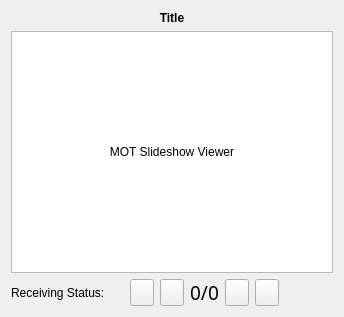
<?xml version="1.0" encoding="UTF-8"?>
<ui version="4.0">
 <class>SlideShowWidget</class>
 <widget class="QWidget" name="SlideShowWidget">
  <property name="geometry">
   <rect>
    <x>0</x>
    <y>0</y>
    <width>340</width>
    <height>314</height>
   </rect>
  </property>
  <property name="windowTitle">
   <string>Form</string>
  </property>
  <layout class="QVBoxLayout" name="verticalLayout">
   <item>
    <widget class="QLabel" name="LabelTitle">
     <property name="sizePolicy">
      <sizepolicy hsizetype="Minimum" vsizetype="Minimum">
       <horstretch>0</horstretch>
       <verstretch>0</verstretch>
      </sizepolicy>
     </property>
     <property name="lineWidth">
      <number>0</number>
     </property>
     <property name="text">
      <string>&lt;b&gt;Title&lt;/b&gt;</string>
     </property>
     <property name="textFormat">
      <enum>Qt::RichText</enum>
     </property>
     <property name="alignment">
      <set>Qt::AlignCenter</set>
     </property>
     <property name="wordWrap">
      <bool>true</bool>
     </property>
     <property name="openExternalLinks">
      <bool>true</bool>
     </property>
     <property name="textInteractionFlags">
      <set>Qt::LinksAccessibleByMouse</set>
     </property>
    </widget>
   </item>
   <item>
    <widget class="QFrame" name="frame">
     <property name="sizePolicy">
      <sizepolicy hsizetype="Expanding" vsizetype="Expanding">
       <horstretch>0</horstretch>
       <verstretch>0</verstretch>
      </sizepolicy>
     </property>
     <property name="frameShape">
      <enum>QFrame::StyledPanel</enum>
     </property>
     <property name="frameShadow">
      <enum>QFrame::Sunken</enum>
     </property>
     <layout class="QVBoxLayout" name="verticalLayout_2">
      <property name="spacing">
       <number>0</number>
      </property>
      <property name="leftMargin">
       <number>0</number>
      </property>
      <property name="topMargin">
       <number>0</number>
      </property>
      <property name="rightMargin">
       <number>0</number>
      </property>
      <property name="bottomMargin">
       <number>0</number>
      </property>
      <item>
       <widget class="QLabel" name="Image">
        <property name="sizePolicy">
         <sizepolicy hsizetype="Ignored" vsizetype="Ignored">
          <horstretch>0</horstretch>
          <verstretch>0</verstretch>
         </sizepolicy>
        </property>
        <property name="minimumSize">
         <size>
          <width>320</width>
          <height>240</height>
         </size>
        </property>
        <property name="baseSize">
         <size>
          <width>320</width>
          <height>240</height>
         </size>
        </property>
        <property name="autoFillBackground">
         <bool>false</bool>
        </property>
        <property name="styleSheet">
         <string notr="true">background: white</string>
        </property>
        <property name="frameShadow">
         <enum>QFrame::Plain</enum>
        </property>
        <property name="lineWidth">
         <number>0</number>
        </property>
        <property name="text">
         <string>MOT Slideshow Viewer</string>
        </property>
        <property name="textFormat">
         <enum>Qt::RichText</enum>
        </property>
        <property name="alignment">
         <set>Qt::AlignCenter</set>
        </property>
        <property name="textInteractionFlags">
         <set>Qt::NoTextInteraction</set>
        </property>
       </widget>
      </item>
     </layout>
    </widget>
   </item>
   <item>
    <layout class="QHBoxLayout" name="horizontalLayout">
     <item>
      <widget class="QLabel" name="TextLabel1">
       <property name="sizePolicy">
        <sizepolicy hsizetype="Minimum" vsizetype="Minimum">
         <horstretch>0</horstretch>
         <verstretch>0</verstretch>
        </sizepolicy>
       </property>
       <property name="text">
        <string>Receiving Status:</string>
       </property>
       <property name="wordWrap">
        <bool>false</bool>
       </property>
      </widget>
     </item>
     <item>
      <widget class="CMultColorLED" name="LEDStatus" native="true">
       <property name="minimumSize">
        <size>
         <width>13</width>
         <height>13</height>
        </size>
       </property>
       <property name="maximumSize">
        <size>
         <width>13</width>
         <height>13</height>
        </size>
       </property>
      </widget>
     </item>
     <item>
      <widget class="QToolButton" name="ButtonJumpBegin">
       <property name="sizePolicy">
        <sizepolicy hsizetype="Minimum" vsizetype="Minimum">
         <horstretch>0</horstretch>
         <verstretch>0</verstretch>
        </sizepolicy>
       </property>
       <property name="text">
        <string/>
       </property>
       <property name="icon">
        <iconset resource="res/icons.qrc">
         <normaloff>:/icons/JumpBegin.png</normaloff>:/icons/JumpBegin.png</iconset>
       </property>
       <property name="iconSize">
        <size>
         <width>16</width>
         <height>16</height>
        </size>
       </property>
      </widget>
     </item>
     <item>
      <widget class="QToolButton" name="ButtonStepBack">
       <property name="sizePolicy">
        <sizepolicy hsizetype="Minimum" vsizetype="Minimum">
         <horstretch>0</horstretch>
         <verstretch>0</verstretch>
        </sizepolicy>
       </property>
       <property name="text">
        <string/>
       </property>
       <property name="icon">
        <iconset resource="res/icons.qrc">
         <normaloff>:/icons/StepBack.png</normaloff>:/icons/StepBack.png</iconset>
       </property>
       <property name="iconSize">
        <size>
         <width>16</width>
         <height>16</height>
        </size>
       </property>
      </widget>
     </item>
     <item>
      <widget class="QLabel" name="LabelCurPicNum">
       <property name="sizePolicy">
        <sizepolicy hsizetype="Minimum" vsizetype="Minimum">
         <horstretch>0</horstretch>
         <verstretch>0</verstretch>
        </sizepolicy>
       </property>
       <property name="font">
        <font>
         <family>Arial Black</family>
         <pointsize>14</pointsize>
        </font>
       </property>
       <property name="frameShadow">
        <enum>QFrame::Sunken</enum>
       </property>
       <property name="text">
        <string>0/0</string>
       </property>
       <property name="alignment">
        <set>Qt::AlignCenter</set>
       </property>
       <property name="wordWrap">
        <bool>false</bool>
       </property>
      </widget>
     </item>
     <item>
      <widget class="QToolButton" name="ButtonStepForward">
       <property name="sizePolicy">
        <sizepolicy hsizetype="Minimum" vsizetype="Minimum">
         <horstretch>0</horstretch>
         <verstretch>0</verstretch>
        </sizepolicy>
       </property>
       <property name="text">
        <string/>
       </property>
       <property name="icon">
        <iconset resource="res/icons.qrc">
         <normaloff>:/icons/StepForw.png</normaloff>:/icons/StepForw.png</iconset>
       </property>
       <property name="iconSize">
        <size>
         <width>16</width>
         <height>16</height>
        </size>
       </property>
      </widget>
     </item>
     <item>
      <widget class="QToolButton" name="ButtonJumpEnd">
       <property name="sizePolicy">
        <sizepolicy hsizetype="Minimum" vsizetype="Minimum">
         <horstretch>0</horstretch>
         <verstretch>0</verstretch>
        </sizepolicy>
       </property>
       <property name="text">
        <string/>
       </property>
       <property name="icon">
        <iconset resource="res/icons.qrc">
         <normaloff>:/icons/JumpEnd.png</normaloff>:/icons/JumpEnd.png</iconset>
       </property>
       <property name="iconSize">
        <size>
         <width>16</width>
         <height>16</height>
        </size>
       </property>
      </widget>
     </item>
     <item>
      <spacer name="Spacer5_2">
       <property name="orientation">
        <enum>Qt::Horizontal</enum>
       </property>
       <property name="sizeType">
        <enum>QSizePolicy::Expanding</enum>
       </property>
       <property name="sizeHint" stdset="0">
        <size>
         <width>40</width>
         <height>20</height>
        </size>
       </property>
      </spacer>
     </item>
    </layout>
   </item>
  </layout>
 </widget>
 <customwidgets>
  <customwidget>
   <class>CMultColorLED</class>
   <extends>QWidget</extends>
   <header>MultColorLED.h</header>
  </customwidget>
 </customwidgets>
 <resources>
  <include location="res/icons.qrc"/>
 </resources>
 <connections/>
</ui>
